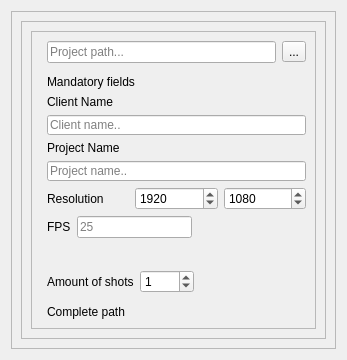
<?xml version="1.0" encoding="UTF-8"?>
<ui version="4.0">
 <class>ui_new_project_dialog</class>
 <widget class="QDialog" name="ui_new_project_dialog">
  <property name="geometry">
   <rect>
    <x>0</x>
    <y>0</y>
    <width>347</width>
    <height>360</height>
   </rect>
  </property>
  <property name="minimumSize">
   <size>
    <width>347</width>
    <height>360</height>
   </size>
  </property>
  <property name="maximumSize">
   <size>
    <width>347</width>
    <height>360</height>
   </size>
  </property>
  <property name="windowTitle">
   <string>Dialog</string>
  </property>
  <layout class="QGridLayout" name="gridLayout">
   <item row="0" column="0">
    <widget class="QFrame" name="frame">
     <property name="frameShape">
      <enum>QFrame::StyledPanel</enum>
     </property>
     <property name="frameShadow">
      <enum>QFrame::Raised</enum>
     </property>
     <layout class="QGridLayout" name="gridLayout_2">
      <item row="0" column="0">
       <widget class="QFrame" name="frame_2">
        <property name="frameShape">
         <enum>QFrame::StyledPanel</enum>
        </property>
        <property name="frameShadow">
         <enum>QFrame::Raised</enum>
        </property>
        <layout class="QGridLayout" name="gridLayout_4">
         <item row="0" column="0">
          <widget class="QFrame" name="frame_4">
           <property name="frameShape">
            <enum>QFrame::StyledPanel</enum>
           </property>
           <property name="frameShadow">
            <enum>QFrame::Raised</enum>
           </property>
           <layout class="QFormLayout" name="formLayout_2">
            <item row="0" column="1">
             <layout class="QHBoxLayout" name="horizontalLayout_5">
              <item>
               <widget class="QLineEdit" name="le_projectPath_2">
                <property name="placeholderText">
                 <string>Project path...</string>
                </property>
               </widget>
              </item>
              <item>
               <widget class="QToolButton" name="btn_folder_lookup_2">
                <property name="text">
                 <string>...</string>
                </property>
               </widget>
              </item>
             </layout>
            </item>
            <item row="1" column="1">
             <spacer name="verticalSpacer_4">
              <property name="orientation">
               <enum>Qt::Vertical</enum>
              </property>
              <property name="sizeHint" stdset="0">
               <size>
                <width>20</width>
                <height>40</height>
               </size>
              </property>
             </spacer>
            </item>
            <item row="2" column="1">
             <widget class="QLabel" name="label_7">
              <property name="text">
               <string>Mandatory fields</string>
              </property>
             </widget>
            </item>
            <item row="3" column="1">
             <layout class="QVBoxLayout" name="verticalLayout_3">
              <item>
               <widget class="QLabel" name="label_8">
                <property name="text">
                 <string>Client Name</string>
                </property>
               </widget>
              </item>
              <item>
               <widget class="QLineEdit" name="le_clientName_2">
                <property name="placeholderText">
                 <string>Client name..</string>
                </property>
               </widget>
              </item>
             </layout>
            </item>
            <item row="4" column="1">
             <layout class="QVBoxLayout" name="verticalLayout_4">
              <item>
               <widget class="QLabel" name="label_9">
                <property name="text">
                 <string>Project Name</string>
                </property>
               </widget>
              </item>
              <item>
               <widget class="QLineEdit" name="le_projectName_2">
                <property name="placeholderText">
                 <string>Project name..</string>
                </property>
               </widget>
              </item>
             </layout>
            </item>
            <item row="5" column="1">
             <layout class="QHBoxLayout" name="horizontalLayout_6">
              <item>
               <widget class="QLabel" name="label_10">
                <property name="text">
                 <string>Resolution</string>
                </property>
               </widget>
              </item>
              <item>
               <widget class="QSpinBox" name="ui_resolution_x_2">
                <property name="maximum">
                 <number>5000</number>
                </property>
                <property name="value">
                 <number>1920</number>
                </property>
               </widget>
              </item>
              <item>
               <widget class="QSpinBox" name="ui_resolution_y_2">
                <property name="maximum">
                 <number>9900</number>
                </property>
                <property name="value">
                 <number>1080</number>
                </property>
               </widget>
              </item>
             </layout>
            </item>
            <item row="6" column="1">
             <layout class="QHBoxLayout" name="horizontalLayout_7">
              <item>
               <widget class="QLabel" name="label_11">
                <property name="text">
                 <string>FPS</string>
                </property>
               </widget>
              </item>
              <item>
               <widget class="QLineEdit" name="le_fps_2">
                <property name="placeholderText">
                 <string>25</string>
                </property>
               </widget>
              </item>
              <item>
               <spacer name="horizontalSpacer_4">
                <property name="orientation">
                 <enum>Qt::Horizontal</enum>
                </property>
                <property name="sizeHint" stdset="0">
                 <size>
                  <width>40</width>
                  <height>20</height>
                 </size>
                </property>
               </spacer>
              </item>
             </layout>
            </item>
            <item row="7" column="1">
             <spacer name="horizontalSpacer_5">
              <property name="orientation">
               <enum>Qt::Horizontal</enum>
              </property>
              <property name="sizeHint" stdset="0">
               <size>
                <width>40</width>
                <height>20</height>
               </size>
              </property>
             </spacer>
            </item>
            <item row="8" column="1">
             <layout class="QHBoxLayout" name="horizontalLayout_8">
              <item>
               <widget class="QLabel" name="label_12">
                <property name="text">
                 <string>Amount of shots</string>
                </property>
               </widget>
              </item>
              <item>
               <widget class="QSpinBox" name="ui_shotNumber_2">
                <property name="maximum">
                 <number>1200</number>
                </property>
                <property name="value">
                 <number>1</number>
                </property>
               </widget>
              </item>
              <item>
               <spacer name="horizontalSpacer_6">
                <property name="orientation">
                 <enum>Qt::Horizontal</enum>
                </property>
                <property name="sizeHint" stdset="0">
                 <size>
                  <width>40</width>
                  <height>20</height>
                 </size>
                </property>
               </spacer>
              </item>
             </layout>
            </item>
            <item row="9" column="1">
             <spacer name="verticalSpacer_5">
              <property name="orientation">
               <enum>Qt::Vertical</enum>
              </property>
              <property name="sizeHint" stdset="0">
               <size>
                <width>20</width>
                <height>40</height>
               </size>
              </property>
             </spacer>
            </item>
            <item row="10" column="1">
             <widget class="QLabel" name="ui_complete_path_2">
              <property name="text">
               <string>Complete path</string>
              </property>
             </widget>
            </item>
           </layout>
          </widget>
         </item>
         <item row="1" column="0">
          <spacer name="verticalSpacer_6">
           <property name="orientation">
            <enum>Qt::Vertical</enum>
           </property>
           <property name="sizeHint" stdset="0">
            <size>
             <width>20</width>
             <height>40</height>
            </size>
           </property>
          </spacer>
         </item>
        </layout>
       </widget>
      </item>
     </layout>
    </widget>
   </item>
  </layout>
 </widget>
 <resources/>
 <connections/>
</ui>
